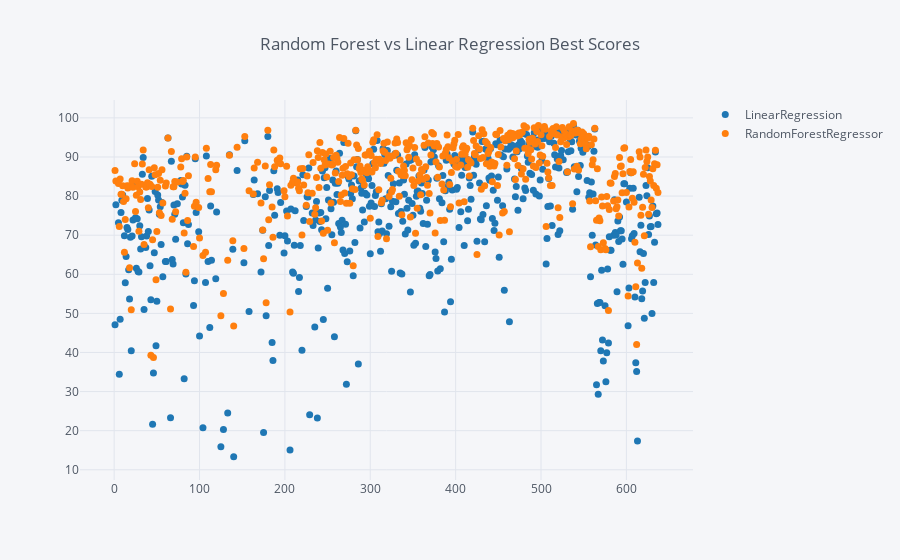

The notebook cell this image was saved under:
### Code cell
maxes.pivot(columns='model', values='score').iplot(mode='markers', size=7, title='Random Forest vs Linear Regression Best Scores')

### Figure 1 — Plotly figure (JSON) as saved in the notebook; plotly's stock layout.template omitted (floating-point values rounded to 4 significant figures; data arrays with more than 128 entries replaced by an {"elided": "..."} marker saying what was removed)
{"data": [{"line": {"color": "rgba(31, 119, 180, 1.0)", "dash": "solid", "shape": "linear", "width": 1.3}, "marker": {"size": 7, "symbol": "circle"}, "mode": "markers", "name": "LinearRegression", "text": "", "type": "scatter", "uid": "32adeb41-d6fb-4a74-8397-10d4ca5b8709", "x": {"elided": "530 int values"}, "y": {"elided": "530 float values"}}, {"line": {"color": "rgba(255, 127, 14, 1.0)", "dash": "solid", "shape": "linear", "width": 1.3}, "marker": {"size": 7, "symbol": "circle"}, "mode": "markers", "name": "RandomForestRegressor", "text": "", "type": "scatter", "uid": "8b652017-212a-41cb-b033-b9ebfbd0cdb7", "x": {"elided": "530 int values"}, "y": {"elided": "530 float values"}}], "layout": {"legend": {"bgcolor": "#F5F6F9", "font": {"color": "#4D5663"}}, "paper_bgcolor": "#F5F6F9", "plot_bgcolor": "#F5F6F9", "title": {"font": {"color": "#4D5663"}, "text": "Random Forest vs Linear Regression Best Scores"}, "xaxis": {"gridcolor": "#E1E5ED", "showgrid": true, "tickfont": {"color": "#4D5663"}, "title": {"font": {"color": "#4D5663"}, "text": ""}, "zerolinecolor": "#E1E5ED"}, "yaxis": {"gridcolor": "#E1E5ED", "showgrid": true, "tickfont": {"color": "#4D5663"}, "title": {"font": {"color": "#4D5663"}, "text": ""}, "zerolinecolor": "#E1E5ED"}}}
